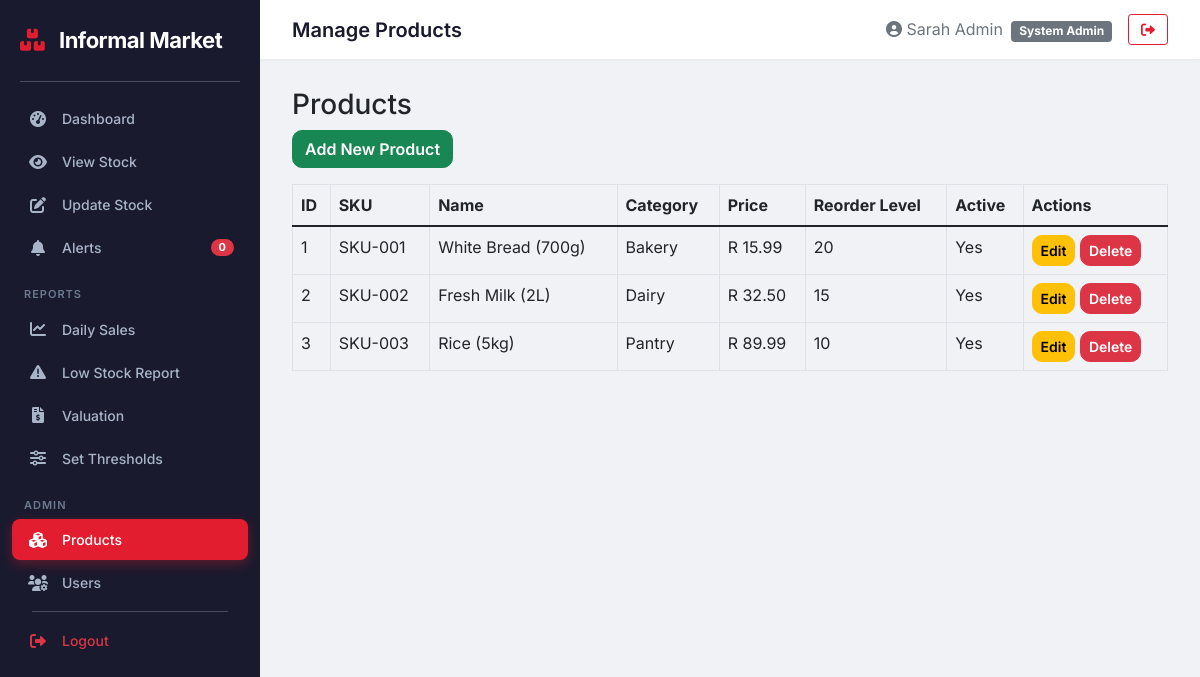
The app's page /boxer_inventory/admin/manage_products.php (signed in) with its own data.
### tables this page shows
CREATE TABLE Product (
    product_id           INT AUTO_INCREMENT PRIMARY KEY,
    SKU                  VARCHAR(50) NOT NULL UNIQUE,
    barcode              VARCHAR(50) UNIQUE,
    product_name         VARCHAR(100) NOT NULL,
    category_id          INT,
    supplier_id          INT,
    unit_price           DECIMAL(10,2) NOT NULL,
    cost_price           DECIMAL(10,2) NOT NULL,
    reorder_level        INT NOT NULL DEFAULT 10,
    is_active            BOOLEAN DEFAULT TRUE,
    expiry_date          DATE,
    created_at           DATETIME DEFAULT CURRENT_TIMESTAMP,
    updated_at           DATETIME DEFAULT CURRENT_TIMESTAMP ON UPDATE CURRENT_TIMESTAMP,
    INDEX idx_category (category_id),
    INDEX idx_supplier (supplier_id),
    INDEX idx_product_name (product_name),
    INDEX idx_sku (SKU),
    INDEX idx_barcode (barcode),
    CONSTRAINT fk_product_category
        FOREIGN KEY (category_id) REFERENCES Category(category_id)
            ON DELETE SET NULL ON UPDATE CASCADE,
    CONSTRAINT fk_product_supplier
        FOREIGN KEY (supplier_id) REFERENCES Supplier(supplier_id)
            ON DELETE SET NULL ON UPDATE CASCADE
);

CREATE TABLE Category (
    category_id          INT AUTO_INCREMENT PRIMARY KEY,
    category_name        VARCHAR(50) NOT NULL UNIQUE,
    description          VARCHAR(255),
    parent_category_id   INT,
    created_at           DATETIME DEFAULT CURRENT_TIMESTAMP,
    updated_at           DATETIME DEFAULT CURRENT_TIMESTAMP ON UPDATE CURRENT_TIMESTAMP,
    INDEX idx_parent (parent_category_id),
    CONSTRAINT fk_category_parent
        FOREIGN KEY (parent_category_id) REFERENCES Category(category_id)
            ON DELETE SET NULL ON UPDATE CASCADE
);

### boxer_inventory/admin/manage_products.php (the view, shortened to what this page needs)
<?php
require_once __DIR__ . '/../auth.php';
require_once __DIR__ . '/../header.php';
$products = $conn->query("SELECT p.*, c.category_name FROM product p JOIN category c ON p.category_id = c.category_id");
?>
<h3>Products</h3>
<a href="add_product.php" class="btn btn-success mb-3">Add New Product</a>
<table class="table table-bordered">
    <thead><tr><th>ID</th><th>SKU</th><th>Name</th><th>Category</th><th>Price</th><th>Reorder Level</th><th>Active</th><th>Actions</th></tr></thead>
    <tbody>
    <?php while ($row = $products->fetch_assoc()): ?>
    <tr>
        <td><?php echo $row['product_id']; ?></td>
        <td><?php echo $row['SKU']; ?></td>
        <td><?php echo $row['product_name']; ?></td>
        <td><?php echo $row['category_name']; ?></td>
        <td>R <?php echo number_format($row['unit_price'], 2); ?></td>
        <td><?php echo $row['reorder_level']; ?></td>
        <td><?php echo $row['is_active'] ? 'Yes' : 'No'; ?></td>
        <td>
            <a href="edit_product.php?id=<?php echo $row['product_id']; ?>" class="btn btn-sm btn-warning">Edit</a>
            <a href="delete_product.php?id=<?php echo $row['product_id']; ?>" class="btn btn-sm btn-danger" onclick="return confirm('Delete?')">Delete</a>
        </td>
    </tr>
    <?php endwhile; ?>
    </tbody>
</table>
<?php require_once __DIR__ . '/../footer.php'; ?>

### boxer_inventory/css/style.css (style rules this page uses)
body { font-family: 'Inter', -apple-system, BlinkMacSystemFont, sans-serif; background: #f0f2f5; margin: 0; padding: 0; }
.btn-success { border-radius: 10px; font-weight: 600; }
.btn-warning { border-radius: 10px; font-weight: 600; }
.btn-danger { border-radius: 10px; font-weight: 600; }

### records on screen
product: product_id "1", SKU "SKU-001", product_name "White Bread (700g)", category.category_name "Bakery", unit_price "15.99", reorder_level "20", is_active "Yes"
product: product_id "2", SKU "SKU-002", product_name "Fresh Milk (2L)", category.category_name "Dairy", unit_price "32.50", reorder_level "15", is_active "Yes"
product: product_id "3", SKU "SKU-003", product_name "Rice (5kg)", category.category_name "Pantry", unit_price "89.99", reorder_level "10", is_active "Yes"

### other values on screen
$count "0"
$page_title "Manage Products"
$_SESSION['full_name'] "Sarah Admin"
$_SESSION['role'] "System Admin"
